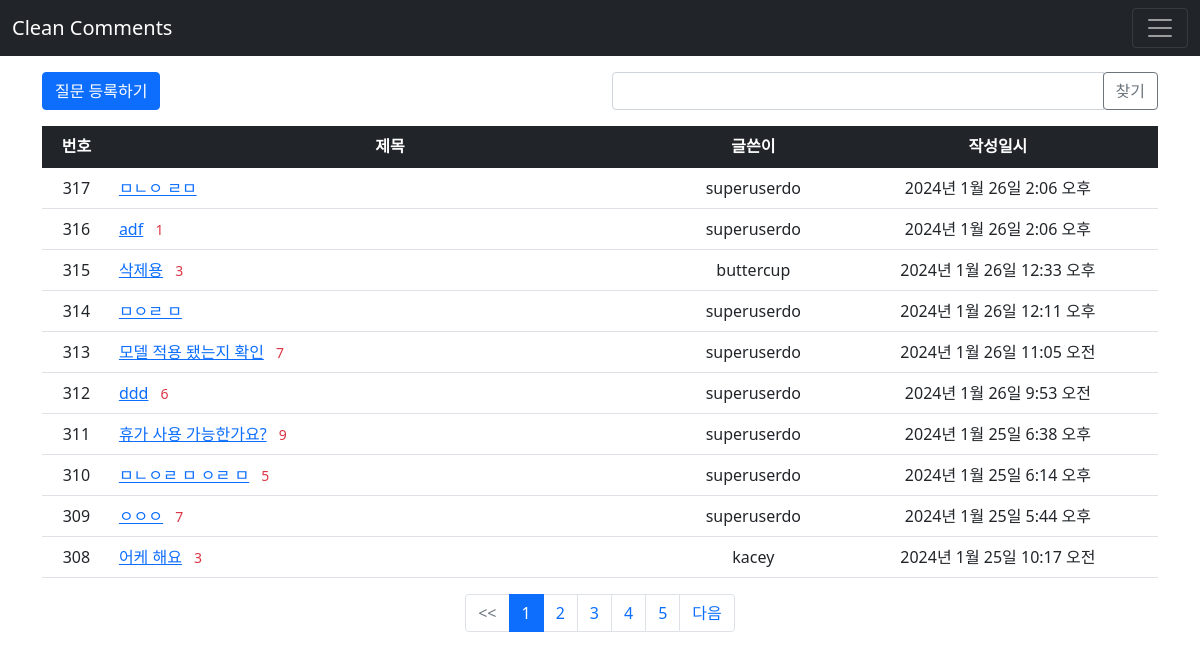
Screenshot of /pybo/ with the database file from the repository.
### pybo/models.py (models this page shows, shortened)
class Question(models.Model):
    modify_date = models.DateTimeField(null=True, blank=True)
    author = models.ForeignKey(User, on_delete=models.CASCADE, related_name='author_question')
    subject = models.CharField(max_length=400)
    content = models.TextField()
    create_date = models.DateTimeField()
    voter = models.ManyToManyField(User, related_name='voter_question') # 추천인 추가

### pybo/views/base_views.py (the view, shortened to what this page needs)
# urls.py: path('', base_views.index, name='index'),  # '/' 에 해당되는 path
def index(request):
    page = request.GET.get('page', '1')  # 페이지
    kw = request.GET.get('kw', '')  # 검색어
    question_list = Question.objects.order_by('-create_date')
    paginator = Paginator(question_list, 10)  # 페이지당 10개씩 보여주기
    page_obj = paginator.get_page(page)
    context = {'question_list': page_obj, 'page': page, 'kw': kw}
    return render(request, 'pybo/question_list.html', context)

### pybo/templatetags/pybo_filter.py (called while the page is built)
@register.filter
def sub(value, arg):
    return value - arg

### templates/pybo/question_list.html (shortened to what this page needs)
{% extends 'base.html' %}
{% load pybo_filter %}
{% block content %}
<div class="container my-3">
    <div class="row my-3">
        <div class="col-6">
            <a href="{% url 'pybo:question_create' %}" class="btn btn-primary">질문 등록하기</a>
        </div>
        <div class="col-6">
            <div class="input-group">
                <input type="text" id="search_kw" class="form-control" value="{{ kw|default_if_none:'' }}">
                <div class="input-group-append">
                    <button class="btn btn-outline-secondary" type="button" id="btn_search">찾기</button>
                </div>
            </div>
        </div>
    </div>
    <table class="table">
        <thead>
            <tr class="text-center table-dark">
                <th>번호</th>
                <th style="width:50%">제목</th>
                <th>글쓴이</th>
                <th>작성일시</th>
            </tr>
        </thead>
        <tbody>
        {% if question_list %}
        {% for question in question_list %}
        <tr class="text-center">
            <td>
                {{ question_list.paginator.count|sub:question_list.start_index|sub:forloop.counter0|add:1 }}
            </td>
            <td class="text-start">
                <a href="{% url 'pybo:detail' question.id %}">{{ question.subject }}</a>
                {% if question.answer_set.count > 0 %}
                <span class="text-danger small mx-2">{{ question.answer_set.count }}</span>
                {% endif %}
            </td>
            <td>{{ question.author.username }}</td>
            <td>{{ question.create_date }}</td>
        </tr>
        {% endfor %}
        {% else %}
        <tr>
            <td colspan="4">질문이 없습니다.</td>
        </tr>
        {% endif %}
        </tbody>
    </table>
    <ul class="pagination justify-content-center">
        {% if question_list.has_previous %}
        <li class="page-item">
            <a class="page-link" data-page="{{ question_list.previous_page_number }}"
            href="javascript:void(0)">이전</a>
        </li>
        {% else %}
        <li class="page-item disabled">
            <a class="page-link" tabindex="-1" aria-disabled="true" href="#"><<</a>
        </li>
        {% endif %}
        {% for page_number in question_list.paginator.page_range %}
        {% if page_number >= question_list.number|add:-4 and page_number <= question_list.number|add:4 %}
        {% if page_number == question_list.number %}
        <li class="page-item active" aria-current="page">
            <a class="page-link" data-page="{{ page_number }}"
            href="javascript:void(0)">{{ page_number }}</a>
        </li>
        {% else %}
        <li class="page-item">
            <a class="page-link" data-page="{{ page_number }}"
            href="javascript:void(0)">{{ page_number }}</a>
        </li>
        {% endif %}
        {% endif %}
        {% endfor %}
        {% if question_list.has_next %}
        <li class="page-item">
            <a class="page-link" data-page="{{ question_list.next_page_number }}"
            href="javascript:void(0)">다음</a>
        </li>
        {% else %}
        <li class="page-item disabled">
            <a class="page-link" tabindex="-1" aria-disabled="true" href="#">>></a>
        </li>
        {% endif %}
    </ul>
</div>
{% endblock %}

### templates/base.html (shortened to what this page needs)
{% load static %}
<!doctype html>
<html lang="ko">
<head>
    <link rel="stylesheet" type="text/css" href="{% static 'bootstrap.min.css' %}">
    <link rel="stylesheet" type="text/css" href="{% static 'style.css' %}">
</head>
<body>
{% include "navbar.html" %}
{% block content %}
{% endblock %}
</body>
</html>

### templates/navbar.html (shortened to what this page needs)
<nav class="navbar navbar-dark bg-dark">
    <div class="container-fluid">
        <a class="navbar-brand" href="{% url 'pybo:index' %}">Clean Comments</a>
        <button class="navbar-toggler" type="button"
                data-bs-toggle="collapse"
                data-bs-target="#navbarSupportedContent"
                aria-controls="navbarSupportedContent"
                aria-expanded="false"
                aria-label="Toggle navigation">
            <span class="navbar-toggler-icon"></span>
        </button>
    </div>
</nav>

### rows the page displays
Question: paginator.count|sub "317", subject "ㅁㄴㅇ ㄹㅁ", author.username "superuserdo", create_date "2024년 1월 26일 2:06 오후"
Question: paginator.count|sub "316", subject "adf", answer_set.count "1", author.username "superuserdo", create_date "2024년 1월 26일 2:06 오후"
Question: paginator.count|sub "315", subject "삭제용", answer_set.count "3", author.username "buttercup", create_date "2024년 1월 26일 12:33 오후"
Question: paginator.count|sub "314", subject "ㅁㅇㄹ ㅁ", author.username "superuserdo", create_date "2024년 1월 26일 12:11 오후"
Question: paginator.count|sub "313", subject "모델 적용 됐는지 확인", answer_set.count "7", author.username "superuserdo", create_date "2024년 1월 26일 11:05 오전"
Question: paginator.count|sub "312", subject "ddd", answer_set.count "6", author.username "superuserdo", create_date "2024년 1월 26일 9:53 오전"
Question: paginator.count|sub "311", subject "휴가 사용 가능한가요?", answer_set.count "9", author.username "superuserdo", create_date "2024년 1월 25일 6:38 오후"
Question: paginator.count|sub "310", subject "ㅁㄴㅇㄹ ㅁ ㅇㄹ ㅁ", answer_set.count "5", author.username "superuserdo", create_date "2024년 1월 25일 6:14 오후"
Question: paginator.count|sub "309", subject "ㅇㅇㅇ", answer_set.count "7", author.username "superuserdo", create_date "2024년 1월 25일 5:44 오후"
Question: paginator.count|sub "308", subject "어케 해요", answer_set.count "3", author.username "kacey", create_date "2024년 1월 25일 10:17 오전"

### other values shown
{{ page_number }} "1"
{{ page_number }} "2" "3" "4" "5"
